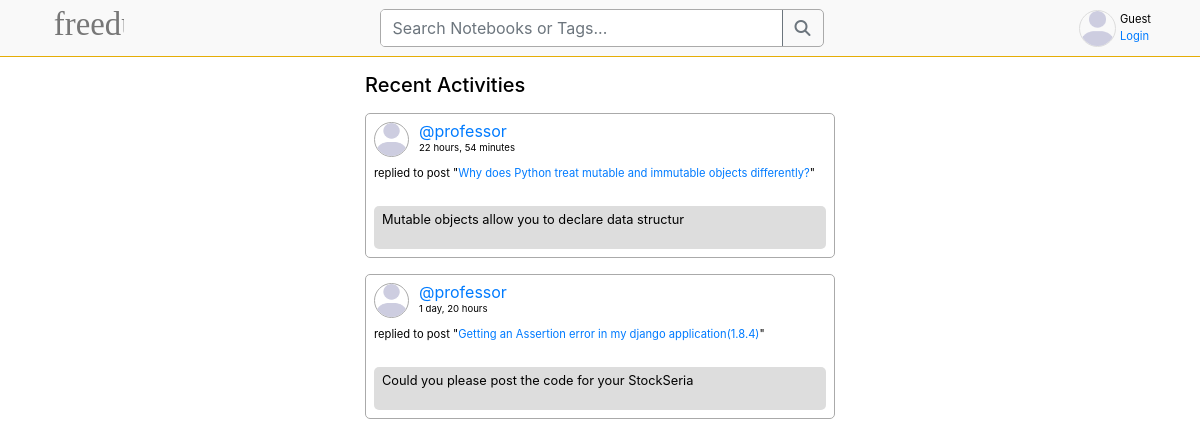
/activities/, run on an earlier commit of the app's database.
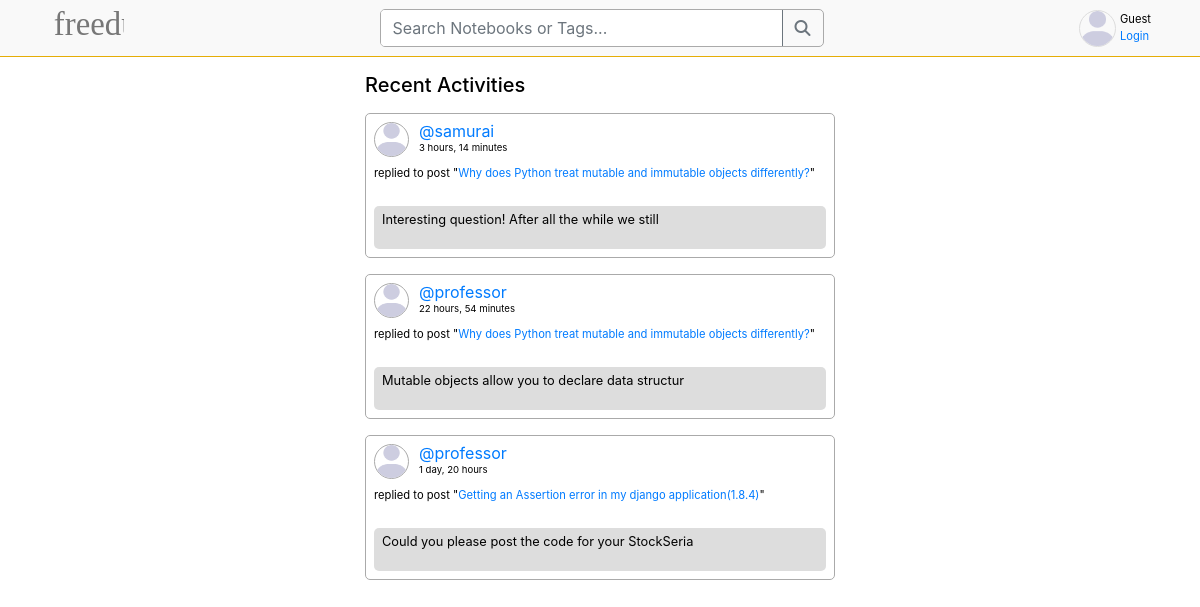
And on a later commit of the database.
### base/models.py (models this page shows)
class Message(models.Model):
    user = models.ForeignKey(User, on_delete=models.CASCADE)
    room = models.ForeignKey(Room, on_delete=models.CASCADE)
    body = models.TextField()
    updated = models.DateTimeField(auto_now=True)
    created = models.DateTimeField(auto_now_add=True)
    class Meta:
        ordering = ['-updated', '-created']
    def __str__(self):
        return self.body[0:50]

class User(AbstractUser):
    name = models.CharField(max_length=50, null=True)
    email = models.EmailField(max_length=50, null=True, unique=True)
    bio = models.TextField(max_length=250, null=True)
    avatar = models.ImageField(null=True, default='defaults/profile.png')
    USERNAME_FIELD = 'email'
    REQUIRED_FIELDS = []

class Room(models.Model):
    host = models.ForeignKey(User, on_delete=models.SET_NULL, null=True)
    topic = models.ForeignKey(Topic, on_delete=models.SET_NULL, null=True)
    name = models.CharField(max_length=200)
    description = models.TextField(null=True, blank=True)
    participants = models.ManyToManyField(
        User, related_name='participants', blank=True)
    updated = models.DateTimeField(auto_now=True)
    created = models.DateTimeField(auto_now_add=True)
    class Meta:
        ordering = ['-updated', '-created']
    def __str__(self):
        return self.name

### base/views.py (the view)
# urls.py: path('activities/', views.activitiesPage, name='activities'),
def activitiesPage(request):
    room_messages = Message.objects.all()
    return render(request, 'base/activity.html', {'room_messages': room_messages})

### base/templates/base/activity.html (shortened to what this page needs)
{% extends "main.html" %} {% block content %} {% load static %}
<div class="container">
    <div class="container inner-container">
        <h5 class="my-3">Recent Activities</h5>
        <div class="container activities px-0">
            {% for message in room_messages %}
            <div class="container activity border p-2 my-3" style="border-radius: 5px; border-color: var(--search-border) !important;">
                <div class="d-flex" style="gap: 10px;">
                    <div class="profile-pic border" style="width: 35px;height: 35px; border-radius: 50%;overflow: hidden; border-color: var(--search-border) !important;">
                        <img
                        src="{% static 'img/profile.png' %}"
                        alt=""
                        style="width: 100%;height: 100%;"
                        srcset=""
                        class=""
                    />
                    </div>
                    <div class="d-flex flex-column justify-content-around" style="gap: 0;">
                        <a class="m-0" style="line-height: 0" href="{% url 'user-profile' message.user.id %}">@{{message.user.username}}</a>
                        <p class="m-0" style="line-height: 0; font-size: .6em">{{message.created|timesince}}</p>
                    </div>
                </div>
                <div class="container px-0 py-2">
                    <p style="font-size: 0.7em;">replied to post "<span class="text-primary">{{message.room}}</span>"</p>
                </div>
                <div class="container px-2 py-1" style="background-color: var(--card-border-color); border-radius: 5px;">
                    <p style="font-size: 0.8em;">{{message}}</p>
                </div>
            </div>
            {% endfor %}
        </div>
    </div>
</div>
{% endblock content %}

What changed in the data, as far as the page shows it:
added Message: user.username "samurai", created "3 hours, 14 minutes", room "Why does Python treat mutable and immutable objects differently?", body "Interesting question! After all the while we still"
